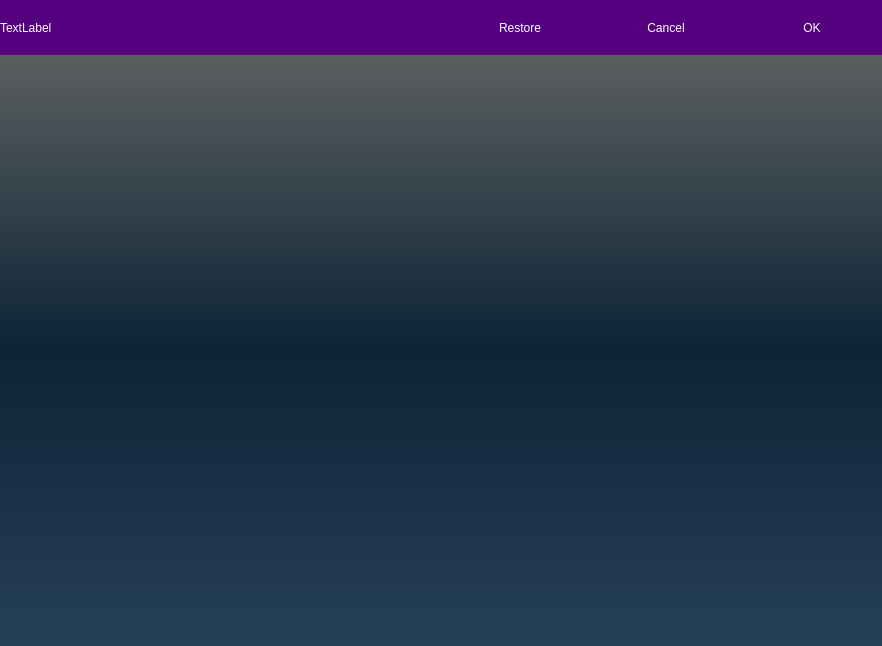
<?xml version="1.0" encoding="UTF-8"?>
<ui version="4.0">
 <class>PTSettingWidget</class>
 <widget class="QFrame" name="PTSettingWidget">
  <property name="geometry">
   <rect>
    <x>0</x>
    <y>0</y>
    <width>882</width>
    <height>646</height>
   </rect>
  </property>
  <property name="windowTitle">
   <string>Frame</string>
  </property>
  <property name="frameShape">
   <enum>QFrame::NoFrame</enum>
  </property>
  <property name="frameShadow">
   <enum>QFrame::Raised</enum>
  </property>
  <layout class="QVBoxLayout" name="verticalLayout" stretch="0,1">
   <property name="spacing">
    <number>0</number>
   </property>
   <property name="leftMargin">
    <number>0</number>
   </property>
   <property name="topMargin">
    <number>0</number>
   </property>
   <property name="rightMargin">
    <number>0</number>
   </property>
   <property name="bottomMargin">
    <number>0</number>
   </property>
   <item>
    <widget class="QFrame" name="frameHeader">
     <property name="minimumSize">
      <size>
       <width>0</width>
       <height>55</height>
      </size>
     </property>
     <property name="styleSheet">
      <string notr="true">QToolButton{
	color:white;
	font: 75 20pt &quot;微软雅黑&quot;;
}

QToolButton::disabled{
	color:darkgray;
}

QFrame#frameHeader {
	background-color: rgb(85, 0, 127);
}

QLabel{
	color:white;
	font: 75 20pt &quot;微软雅黑&quot;;
}</string>
     </property>
     <property name="frameShape">
      <enum>QFrame::NoFrame</enum>
     </property>
     <property name="frameShadow">
      <enum>QFrame::Raised</enum>
     </property>
     <layout class="QHBoxLayout" name="horizontalLayout_2" stretch="1,0,0,0">
      <property name="leftMargin">
       <number>0</number>
      </property>
      <property name="topMargin">
       <number>0</number>
      </property>
      <property name="rightMargin">
       <number>0</number>
      </property>
      <property name="bottomMargin">
       <number>0</number>
      </property>
      <item>
       <widget class="QLabel" name="labelTitle">
        <property name="text">
         <string>TextLabel</string>
        </property>
       </widget>
      </item>
      <item>
       <widget class="QToolButton" name="toolButtonRestore">
        <property name="sizePolicy">
         <sizepolicy hsizetype="Preferred" vsizetype="Preferred">
          <horstretch>0</horstretch>
          <verstretch>0</verstretch>
         </sizepolicy>
        </property>
        <property name="minimumSize">
         <size>
          <width>140</width>
          <height>0</height>
         </size>
        </property>
        <property name="text">
         <string>Restore</string>
        </property>
        <property name="autoRaise">
         <bool>true</bool>
        </property>
       </widget>
      </item>
      <item>
       <widget class="QToolButton" name="toolButtonCancel">
        <property name="sizePolicy">
         <sizepolicy hsizetype="Preferred" vsizetype="Preferred">
          <horstretch>0</horstretch>
          <verstretch>0</verstretch>
         </sizepolicy>
        </property>
        <property name="minimumSize">
         <size>
          <width>140</width>
          <height>0</height>
         </size>
        </property>
        <property name="text">
         <string>Cancel</string>
        </property>
        <property name="autoRaise">
         <bool>true</bool>
        </property>
       </widget>
      </item>
      <item>
       <widget class="QToolButton" name="toolButtonOK">
        <property name="sizePolicy">
         <sizepolicy hsizetype="Preferred" vsizetype="Preferred">
          <horstretch>0</horstretch>
          <verstretch>0</verstretch>
         </sizepolicy>
        </property>
        <property name="minimumSize">
         <size>
          <width>140</width>
          <height>0</height>
         </size>
        </property>
        <property name="text">
         <string>OK</string>
        </property>
        <property name="autoRaise">
         <bool>true</bool>
        </property>
       </widget>
      </item>
     </layout>
    </widget>
   </item>
   <item>
    <layout class="QHBoxLayout" name="horizontalLayout" stretch="1,0">
     <item>
      <widget class="QFrame" name="frameParameter">
       <property name="styleSheet">
        <string notr="true">QFrame#frameParameter{
	background-color: qlineargradient( x1: 0, y1: 0, x2: 0, y2: 1, stop: 0 #5B5F5F, stop: 0.5 #0C2436, stop: 1.0 #27405A );
}</string>
       </property>
       <property name="frameShape">
        <enum>QFrame::NoFrame</enum>
       </property>
       <property name="frameShadow">
        <enum>QFrame::Raised</enum>
       </property>
      </widget>
     </item>
     <item>
      <widget class="QFrame" name="frameKeyboard">
       <property name="frameShape">
        <enum>QFrame::NoFrame</enum>
       </property>
       <property name="frameShadow">
        <enum>QFrame::Raised</enum>
       </property>
      </widget>
     </item>
    </layout>
   </item>
  </layout>
 </widget>
 <resources/>
 <connections/>
</ui>
